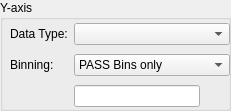
          <widget class="QGroupBox" name="groupSQL_Genealogy_YieldVsYield_Yaxis">
           <property name="geometry">
            <rect>
             <x>270</x>
             <y>90</y>
             <width>231</width>
             <height>111</height>
            </rect>
           </property>
           <property name="title">
            <string>Y-axis</string>
           </property>
           <widget class="QWidget" name="layout32">
            <property name="geometry">
             <rect>
              <x>10</x>
              <y>20</y>
              <width>220</width>
              <height>91</height>
             </rect>
            </property>
            <layout class="QGridLayout" name="gridLayout_17">
             <item row="2" column="1">
              <layout class="QHBoxLayout">
               <item>
                <widget class="QLineEdit" name="editSQL_Genealogy_YieldVsYield_Binlist_Yaxis"/>
               </item>
               <item>
                <widget class="QToolButton" name="buttonSQL_Genealogy_YieldVsYield_PickBinlist_Yaxis">
                 <property name="palette">
                  <palette>
                   <active>
                    <colorrole role="WindowText">
                     <brush brushstyle="SolidPattern">
                      <color alpha="255">
                       <red>0</red>
                       <green>64</green>
                       <blue>128</blue>
                      </color>
                     </brush>
                    </colorrole>
                    <colorrole role="Button">
                     <brush brushstyle="SolidPattern">
                      <color alpha="255">
                       <red>255</red>
                       <green>255</green>
                       <blue>204</blue>
                      </color>
                     </brush>
                    </colorrole>
                    <colorrole role="Light">
                     <brush brushstyle="SolidPattern">
                      <color alpha="255">
                       <red>255</red>
                       <green>255</green>
                       <blue>255</blue>
                      </color>
                     </brush>
                    </colorrole>
                    <colorrole role="Midlight">
                     <brush brushstyle="SolidPattern">
                      <color alpha="255">
                       <red>237</red>
                       <green>228</green>
                       <blue>219</blue>
                      </color>
                     </brush>
                    </colorrole>
                    <colorrole role="Dark">
                     <brush brushstyle="SolidPattern">
                      <color alpha="255">
                       <red>128</red>
                       <green>128</green>
                       <blue>128</blue>
                      </color>
                     </brush>
                    </colorrole>
                    <colorrole role="Mid">
                     <brush brushstyle="SolidPattern">
                      <color alpha="255">
                       <red>144</red>
                       <green>139</green>
                       <blue>133</blue>
                      </color>
                     </brush>
                    </colorrole>
                    <colorrole role="Text">
                     <brush brushstyle="SolidPattern">
                      <color alpha="255">
                       <red>0</red>
                       <green>0</green>
                       <blue>0</blue>
                      </color>
                     </brush>
                    </colorrole>
                    <colorrole role="BrightText">
                     <brush brushstyle="SolidPattern">
                      <color alpha="255">
                       <red>255</red>
                       <green>255</green>
                       <blue>255</blue>
                      </color>
                     </brush>
                    </colorrole>
                    <colorrole role="ButtonText">
                     <brush brushstyle="SolidPattern">
                      <color alpha="255">
                       <red>0</red>
                       <green>0</green>
                       <blue>0</blue>
                      </color>
                     </brush>
                    </colorrole>
                    <colorrole role="Base">
                     <brush brushstyle="SolidPattern">
                      <color alpha="255">
                       <red>255</red>
                       <green>255</green>
                       <blue>255</blue>
                      </color>
                     </brush>
                    </colorrole>
                    <colorrole role="Window">
                     <brush brushstyle="SolidPattern">
                      <color alpha="255">
                       <red>255</red>
                       <green>255</green>
                       <blue>204</blue>
                      </color>
                     </brush>
                    </colorrole>
                    <colorrole role="Shadow">
                     <brush brushstyle="SolidPattern">
                      <color alpha="255">
                       <red>64</red>
                       <green>64</green>
                       <blue>64</blue>
                      </color>
                     </brush>
                    </colorrole>
                    <colorrole role="Highlight">
                     <brush brushstyle="SolidPattern">
                      <color alpha="255">
                       <red>0</red>
                       <green>36</green>
                       <blue>104</blue>
                      </color>
                     </brush>
                    </colorrole>
                    <colorrole role="HighlightedText">
                     <brush brushstyle="SolidPattern">
                      <color alpha="255">
                       <red>255</red>
                       <green>255</green>
                       <blue>255</blue>
                      </color>
                     </brush>
                    </colorrole>
                    <colorrole role="Link">
                     <brush brushstyle="SolidPattern">
                      <color alpha="255">
                       <red>0</red>
                       <green>0</green>
                       <blue>255</blue>
                      </color>
                     </brush>
                    </colorrole>
                    <colorrole role="LinkVisited">
                     <brush brushstyle="SolidPattern">
                      <color alpha="255">
                       <red>255</red>
                       <green>0</green>
                       <blue>255</blue>
                      </color>
                     </brush>
                    </colorrole>
                   </active>
                   <inactive>
                    <colorrole role="WindowText">
                     <brush brushstyle="SolidPattern">
                      <color alpha="255">
                       <red>0</red>
                       <green>64</green>
                       <blue>128</blue>
                      </color>
                     </brush>
                    </colorrole>
                    <colorrole role="Button">
                     <brush brushstyle="SolidPattern">
                      <color alpha="255">
                       <red>255</red>
                       <green>255</green>
                       <blue>204</blue>
                      </color>
                     </brush>
                    </colorrole>
                    <colorrole role="Light">
                     <brush brushstyle="SolidPattern">
                      <color alpha="255">
                       <red>255</red>
                       <green>255</green>
                       <blue>255</blue>
                      </color>
                     </brush>
                    </colorrole>
                    <colorrole role="Midlight">
                     <brush brushstyle="SolidPattern">
                      <color alpha="255">
                       <red>237</red>
                       <green>228</green>
                       <blue>219</blue>
                      </color>
                     </brush>
                    </colorrole>
                    <colorrole role="Dark">
                     <brush brushstyle="SolidPattern">
                      <color alpha="255">
                       <red>128</red>
                       <green>128</green>
                       <blue>128</blue>
                      </color>
                     </brush>
                    </colorrole>
                    <colorrole role="Mid">
                     <brush brushstyle="SolidPattern">
                      <color alpha="255">
                       <red>144</red>
                       <green>139</green>
                       <blue>133</blue>
                      </color>
                     </brush>
                    </colorrole>
                    <colorrole role="Text">
                     <brush brushstyle="SolidPattern">
                      <color alpha="255">
                       <red>0</red>
                       <green>0</green>
                       <blue>0</blue>
                      </color>
                     </brush>
                    </colorrole>
                    <colorrole role="BrightText">
                     <brush brushstyle="SolidPattern">
                      <color alpha="255">
                       <red>255</red>
                       <green>255</green>
                       <blue>255</blue>
                      </color>
                     </brush>
                    </colorrole>
                    <colorrole role="ButtonText">
                     <brush brushstyle="SolidPattern">
                      <color alpha="255">
                       <red>0</red>
                       <green>0</green>
                       <blue>0</blue>
                      </color>
                     </brush>
                    </colorrole>
                    <colorrole role="Base">
                     <brush brushstyle="SolidPattern">
                      <color alpha="255">
                       <red>255</red>
                       <green>255</green>
                       <blue>255</blue>
                      </color>
                     </brush>
                    </colorrole>
                    <colorrole role="Window">
                     <brush brushstyle="SolidPattern">
                      <color alpha="255">
                       <red>255</red>
                       <green>255</green>
                       <blue>204</blue>
                      </color>
                     </brush>
                    </colorrole>
                    <colorrole role="Shadow">
                     <brush brushstyle="SolidPattern">
                      <color alpha="255">
                       <red>64</red>
                       <green>64</green>
                       <blue>64</blue>
                      </color>
                     </brush>
                    </colorrole>
                    <colorrole role="Highlight">
                     <brush brushstyle="SolidPattern">
                      <color alpha="255">
                       <red>216</red>
                       <green>208</green>
                       <blue>200</blue>
                      </color>
                     </brush>
                    </colorrole>
                    <colorrole role="HighlightedText">
                     <brush brushstyle="SolidPattern">
                      <color alpha="255">
                       <red>0</red>
                       <green>0</green>
                       <blue>0</blue>
                      </color>
                     </brush>
                    </colorrole>
                    <colorrole role="Link">
                     <brush brushstyle="SolidPattern">
                      <color alpha="255">
                       <red>0</red>
                       <green>0</green>
                       <blue>255</blue>
                      </color>
                     </brush>
                    </colorrole>
                    <colorrole role="LinkVisited">
                     <brush brushstyle="SolidPattern">
                      <color alpha="255">
                       <red>255</red>
                       <green>0</green>
                       <blue>255</blue>
                      </color>
                     </brush>
                    </colorrole>
                   </inactive>
                   <disabled>
                    <colorrole role="WindowText">
                     <brush brushstyle="SolidPattern">
                      <color alpha="255">
                       <red>0</red>
                       <green>64</green>
                       <blue>128</blue>
                      </color>
                     </brush>
                    </colorrole>
                    <colorrole role="Button">
                     <brush brushstyle="SolidPattern">
                      <color alpha="255">
                       <red>255</red>
                       <green>255</green>
                       <blue>204</blue>
                      </color>
                     </brush>
                    </colorrole>
                    <colorrole role="Light">
                     <brush brushstyle="SolidPattern">
                      <color alpha="255">
                       <red>255</red>
                       <green>255</green>
                       <blue>255</blue>
                      </color>
                     </brush>
                    </colorrole>
                    <colorrole role="Midlight">
                     <brush brushstyle="SolidPattern">
                      <color alpha="255">
                       <red>235</red>
                       <green>231</green>
                       <blue>227</blue>
                      </color>
                     </brush>
                    </colorrole>
                    <colorrole role="Dark">
                     <brush brushstyle="SolidPattern">
                      <color alpha="255">
                       <red>128</red>
                       <green>128</green>
                       <blue>128</blue>
                      </color>
                     </brush>
                    </colorrole>
                    <colorrole role="Mid">
                     <brush brushstyle="SolidPattern">
                      <color alpha="255">
                       <red>144</red>
                       <green>139</green>
                       <blue>133</blue>
                      </color>
                     </brush>
                    </colorrole>
                    <colorrole role="Text">
                     <brush brushstyle="SolidPattern">
                      <color alpha="255">
                       <red>108</red>
                       <green>104</green>
                       <blue>100</blue>
                      </color>
                     </brush>
                    </colorrole>
                    <colorrole role="BrightText">
                     <brush brushstyle="SolidPattern">
                      <color alpha="255">
                       <red>255</red>
                       <green>255</green>
                       <blue>255</blue>
                      </color>
                     </brush>
                    </colorrole>
                    <colorrole role="ButtonText">
                     <brush brushstyle="SolidPattern">
                      <color alpha="255">
                       <red>108</red>
                       <green>104</green>
                       <blue>100</blue>
                      </color>
                     </brush>
                    </colorrole>
                    <colorrole role="Base">
                     <brush brushstyle="SolidPattern">
                      <color alpha="255">
                       <red>255</red>
                       <green>255</green>
                       <blue>255</blue>
                      </color>
                     </brush>
                    </colorrole>
                    <colorrole role="Window">
                     <brush brushstyle="SolidPattern">
                      <color alpha="255">
                       <red>255</red>
                       <green>255</green>
                       <blue>204</blue>
                      </color>
                     </brush>
                    </colorrole>
                    <colorrole role="Shadow">
                     <brush brushstyle="SolidPattern">
                      <color alpha="255">
                       <red>0</red>
                       <green>0</green>
                       <blue>0</blue>
                      </color>
                     </brush>
                    </colorrole>
                    <colorrole role="Highlight">
                     <brush brushstyle="SolidPattern">
                      <color alpha="255">
                       <red>0</red>
                       <green>36</green>
                       <blue>104</blue>
                      </color>
                     </brush>
                    </colorrole>
                    <colorrole role="HighlightedText">
                     <brush brushstyle="SolidPattern">
                      <color alpha="255">
                       <red>255</red>
                       <green>255</green>
                       <blue>255</blue>
                      </color>
                     </brush>
                    </colorrole>
                    <colorrole role="Link">
                     <brush brushstyle="SolidPattern">
                      <color alpha="255">
                       <red>0</red>
                       <green>0</green>
                       <blue>255</blue>
                      </color>
                     </brush>
                    </colorrole>
                    <colorrole role="LinkVisited">
                     <brush brushstyle="SolidPattern">
                      <color alpha="255">
                       <red>255</red>
                       <green>0</green>
                       <blue>255</blue>
                      </color>
                     </brush>
                    </colorrole>
                   </disabled>
                  </palette>
                 </property>
                 <property name="toolTip">
                  <string>Pick specific bin values from list</string>
                 </property>
                 <property name="text">
                  <string/>
                 </property>
                 <property name="icon">
                  <iconset resource="gex.qrc">
                   <normaloff>:/gex/icons/combo.png</normaloff>:/gex/icons/combo.png</iconset>
                 </property>
                 <property name="autoRaise">
                  <bool>true</bool>
                 </property>
                </widget>
               </item>
              </layout>
             </item>
             <item row="0" column="1">
              <widget class="QComboBox" name="comboSQL_Genealogy_YieldVsYield_TestingStage_Yaxis"/>
             </item>
             <item row="0" column="0">
              <widget class="QLabel" name="labelSQL_Genealogy_YieldVsYield_TestingStage_Yaxis">
               <property name="text">
                <string>Data Type:</string>
               </property>
               <property name="wordWrap">
                <bool>false</bool>
               </property>
              </widget>
             </item>
             <item row="1" column="1">
              <widget class="QComboBox" name="comboSQL_Genealogy_YieldVsYield_Binning_Yaxis">
               <item>
                <property name="text">
                 <string>PASS Bins only</string>
                </property>
               </item>
               <item>
                <property name="text">
                 <string>FAIL Bins only</string>
                </property>
               </item>
               <item>
                <property name="text">
                 <string>Specific Bins...</string>
                </property>
               </item>
              </widget>
             </item>
             <item row="1" column="0">
              <widget class="QLabel" name="labelSQL_Genealogy_YieldVsYield_Binning_Yaxis">
               <property name="text">
                <string>Binning:</string>
               </property>
               <property name="wordWrap">
                <bool>false</bool>
               </property>
              </widget>
             </item>
            </layout>
           </widget>
          </widget>
